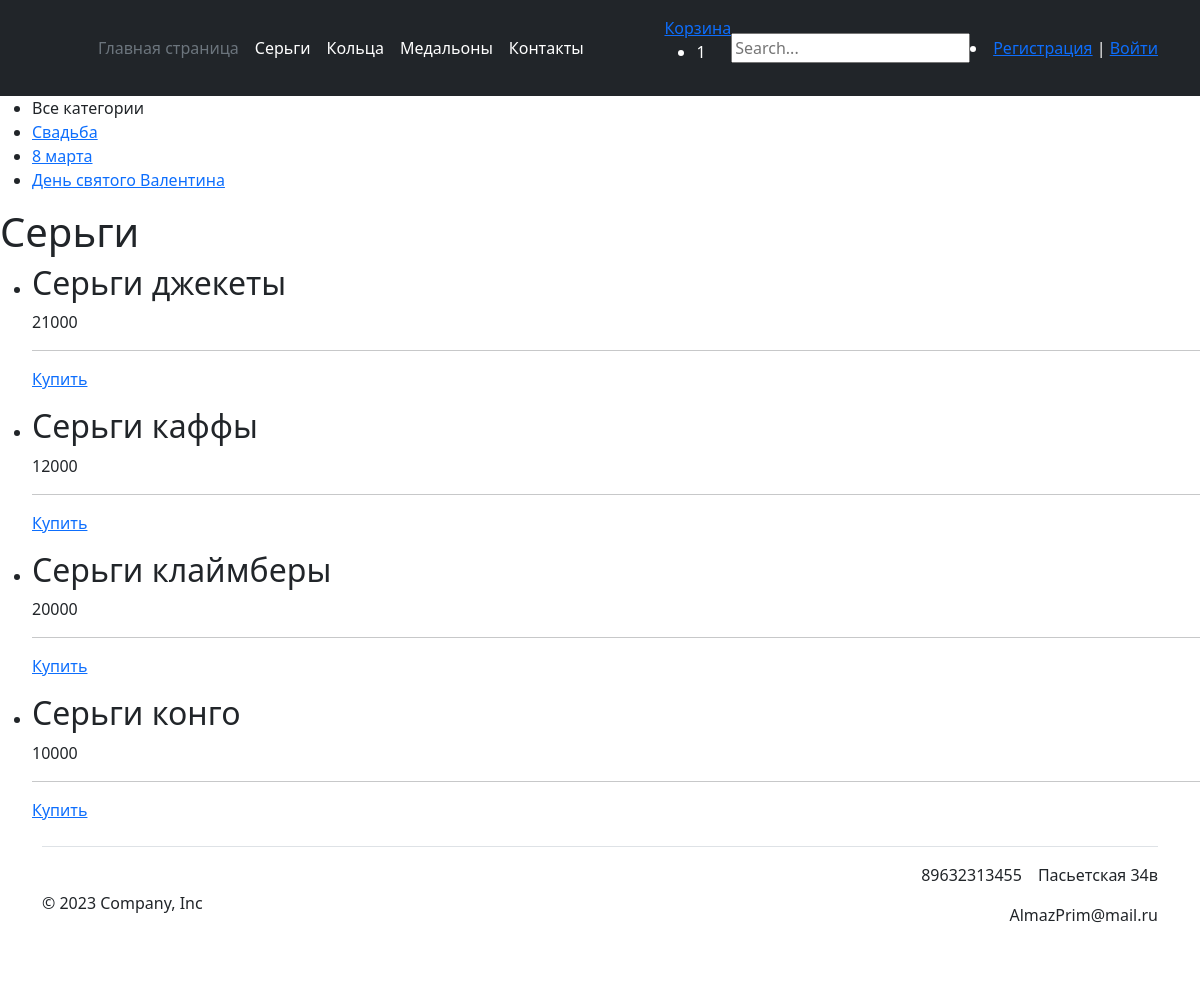
The page /earrings/ on the database its author committed.
### catalog/models.py (models this page shows, shortened)
class Category(models.Model):
    name = models.CharField(max_length=100, db_index=True)
    def get_absolute_url(self):
        return reverse('category', kwargs={'cat_id': self.pk})
    class Meta:
        verbose_name = 'Категория'
        verbose_name_plural = 'Категории'
        ordering = ['id']

class Earrings(models.Model):
    titleEarrings = models.CharField('Название', max_length=50)
    metalEarrings = models.TextField('Материал')
    priceEarrings = models.IntegerField('Цена')
    cat = models.ForeignKey('Category', on_delete=models.PROTECT, null=True)
    def get_absolute_url(self):
        return reverse('post_earring', kwargs={'earrings_id': self.pk})
    class Meta:
        verbose_name = 'Серьги'
        ordering = ['titleEarrings']

### catalog/views.py (the view)
# urls.py: path('earrings/', earrings, name='earrings'),
def earrings(request):
    earring = Earrings.objects.all()
    cats = Category.objects.all()
    context = {
        'earrings': earring,
        'cats': cats,
        'title': 'Серьги',
        'cat_selected': 0,
    }
    return render(request, 'shop/earrings.html', context=context)

### catalog/templates/shop/earrings.html
{% extends 'shop/base.html' %}
{% block content %}
<h1>{{title}}</h1>
<ul>
  {% for p in earrings %}
	<li>
		<h2>{{p.titleEarrings}}</h2>
		<p>{{p.priceEarrings}}</p>
		<hr>
	</li>
	<p class="link-read-post"><a href="{{ p.get_absolute_url }}">Купить</a></p>
	{% endfor %}
</ul>
{% endblock %}

### catalog/templates/shop/base.html (shortened to what this page needs)
<!DOCTYPE html>
{% load static %}
<html lang="en">
<head>
    <link rel="stylesheet" href="https://cdn.jsdelivr.net/npm/bootstrap@5.2.3/dist/css/bootstrap.min.css">
</head>
<body>
<header class="p-3 text-bg-dark">
    <div class="container">
      <div class="d-flex flex-wrap align-items-center justify-content-center justify-content-lg-start">
        <a href="/" class="d-flex align-items-center mb-2 mb-lg-0 text-white text-decoration-none">
          <svg class="bi me-2" width="40" height="32" role="img" aria-label="Bootstrap"><use xlink:href="#bootstrap"></use></svg>
        </a>
        <ul class="nav col-12 col-lg-auto me-lg-auto mb-2 justify-content-center mb-md-0">
          <li><a href="{% url 'home' %}" class="nav-link px-2 text-secondary">Главная страница</a></li>
          <li><a href="{% url 'earrings' %}" class="nav-link px-2 text-white">Серьги</a></li>
          <li><a href="{% url 'ring' %}" class="nav-link px-2 text-white">Кольца</a></li>
          <li><a href="{% url 'medallion' %}" class="nav-link px-2 text-white">Медальоны</a></li>
          <li><a href="#Contacts" class="nav-link px-2 text-white">Контакты</a></li>
        </ul>
          <div class="basket-container">
                    <a href="#">Корзина </a>
                    <div class="basket-items hidden">
                        <ul class="">
                            <li>1</li>
                        </ul>
                    </div>
                </div>
          <form action="{% url 'search_results' %}" method="get">
              <input name="q" type="text" placeholder="Search...">
          </form>
        <div class="text-end">
            {% if request.user.is_authenticated %}
				<li class="last"> {{user.username}} | <a href="{% url 'logout' %}">Выйти</a></li>
				{% else %}
				<li class="last"><a href="{% url 'register' %}">Регистрация</a> | <a href="{% url 'login' %}">Войти</a></li>
				{% endif %}
        </div>
      </div>
    </div>
  </header>
<td valign="top" class="left-chapters">
	<ul id="leftchapters">
{% if cat_selected == 0 %}
		<li class="selected">Все категории</li>
{% else %}
		<li><a href="{% url 'home' %}">Все категории</a></li>
{% endif %}
{% for c in cats %}
	{% if c.pk == cat_selected %}
		<li class="selected">{{c.name}}</li>
	{% else %}
		<li><a href="{{ c.get_absolute_url }}">{{c.name}}</a></li>
	{% endif %}
{% endfor %}
	</ul>
</td>
{% block content %}
{% endblock %}
<div class="container">
  <footer id="Contacts" class="d-flex flex-wrap justify-content-between align-items-center py-3 my-4 border-top">
    <div class="col-md-4 d-flex align-items-center">
      <span class="mb-3 mb-md-0 text-body-secondary">© 2023 Company, Inc</span>
    </div>
    <ul class="nav col-md-4 justify-content-end list-unstyled d-flex">
      <li class="ms-3"><p class="text-body-secondary" >89632313455</p></li>
      <li class="ms-3"><p class="text-body-secondary" >Пасьетская 34в</p></li>
      <li class="ms-3"><p class="text-body-secondary" >AlmazPrim@mail.ru</p></li>
    </ul>
  </footer>
</div>
</body>
</html>

### rows shown on the page
Category: name "Свадьба"
Category: name "8 марта"
Category: name "День святого Валентина"
Earrings: titleEarrings "Серьги джекеты", priceEarrings "21000"
Earrings: titleEarrings "Серьги каффы", priceEarrings "12000"
Earrings: titleEarrings "Серьги клаймберы", priceEarrings "20000"
Earrings: titleEarrings "Серьги конго", priceEarrings "10000"

### other values the page prints
{{ title }} "Серьги"
